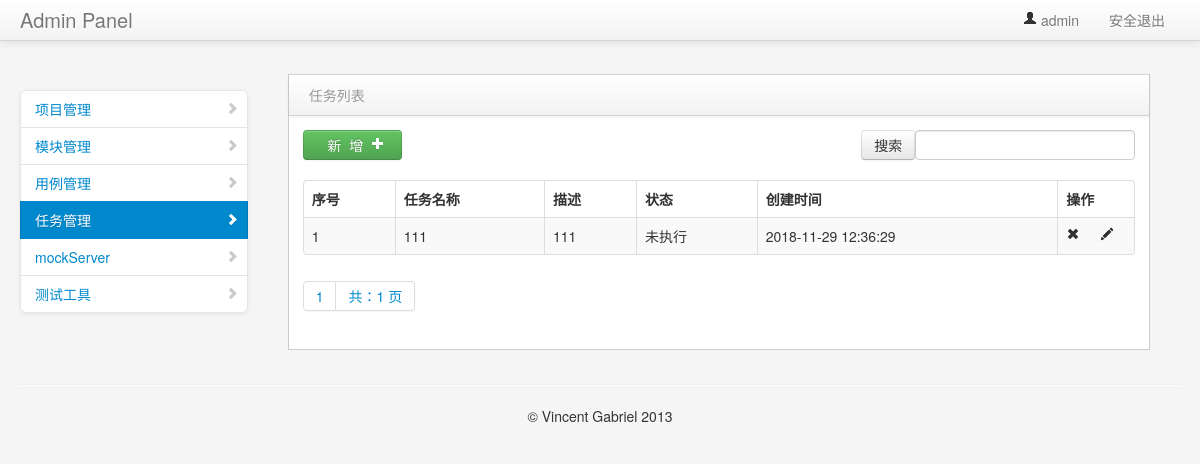
Page /interface/task_manage/ (signed in) on the earlier database version.
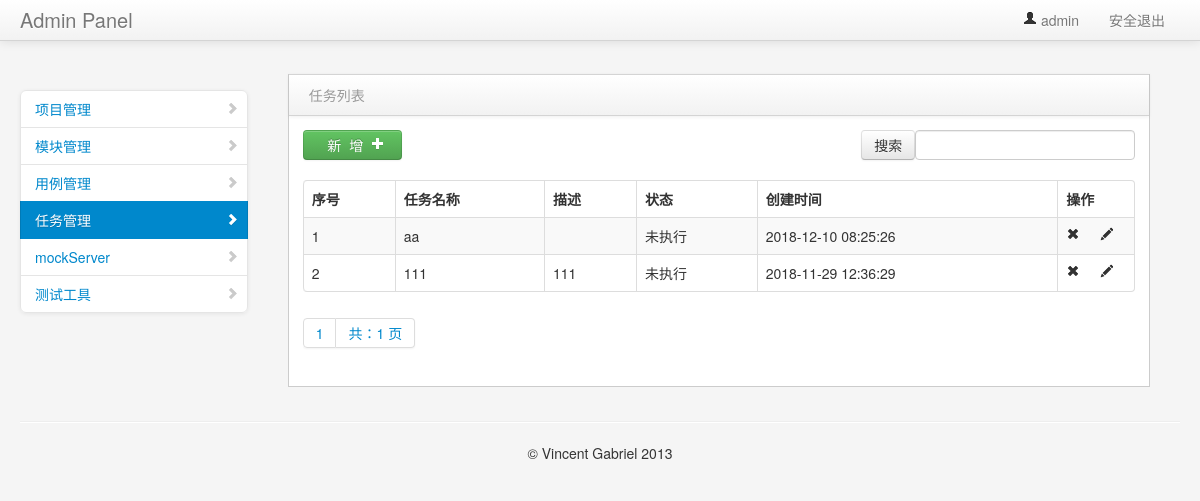
Same page on the later database version.
### interface_app/models.py (models this page shows, shortened)
class TestTask(models.Model):
    name = models.CharField("名称",max_length=50,default="")
    describe = models.TextField("描述", default="")
    cases = models.TextField("用例", default="")
    status = models.IntegerField("状态",default=0)
    create_time = models.DateTimeField("创建时间", auto_now=True)

### interface_app/views/testask_view.py (the view)
# urls.py: path("task_manage/", testask_view.task_manage),
@login_required
def task_manage(request):
    if request.method == "GET":
        case_list = TestTask.objects.all().order_by("-create_time")
        contacts = page(request,case_list)
        return render(request,"task_manage.html",{"type":"list","contacts": contacts})
    else:
        return "404"

### common/page_help.py (called while the page is built)
def page(request,obj,count=5):
    paginator = Paginator(obj, count)
    page = request.GET.get("page")
    try:
        contacts = paginator.get_page(page)
    except EmptyPage:
        contacts = paginator.page(1)
    except PageNotAnInteger:
        contacts = paginator.page(paginator.num_pages)
    return contacts

### templates/task_manage.html (shortened to what this page needs)
{% extends "common/nav.html" %}
{% block context %}
<div class="span3" id="sidebar">
    <ul class="nav nav-list bs-docs-sidenav nav-collapse collapse">
        <li>
            <a href="/manage/project_manage/"><i class="icon-chevron-right"></i>项目管理</a>
        </li>
        <li>
            <a href="/manage/module_manage/"><i class="icon-chevron-right"></i>模块管理</a>
        </li>
        <li>
            <a href="/interface/case_manage/"><i class="icon-chevron-right"></i>用例管理</a>
        </li>
        <li class="active">
            <a href="/interface/task_manage/"><i class="icon-chevron-right"></i>任务管理</a>
        </li>
        <li>
            <a href="interface.html"><i class="icon-chevron-right"></i>mockServer</a>
        </li>
        <li>
            <a href="interface.html"><i class="icon-chevron-right"></i>测试工具</a>
        </li>
    </ul>
</div>
<div class="span9" id="content">
    <div class="row-fluid">
{% if type == 'list'%}
     <div class="block">
        <div class="navbar navbar-inner block-header">
            <div class="muted pull-left">任务列表</div>
        </div>
        <div class="block-content collapse in">
            <div class="span12">
               <div class="table-toolbar">
                  <div class="btn-group">
                     <a><button class="btn btn-success" onclick="window.location.href='/interface/add_task/'">&nbsp&nbsp&nbsp新&nbsp&nbsp增&nbsp&nbsp<i class="icon-plus icon-white"></i>&nbsp</button></a>
                  </div>
                   <div class="btn-group pull-right">
                         <div class="dataTables_filter" id="example_filter">
                             <form method="get" action="/interface/search_task/">
                              <input class="btn" type="submit" value="搜索">
                              <label><input type="text" aria-controls="example" id="search_case" name="search_case"></label>
                             </form>
                        </div>
                    </div>
               </div>
                <table cellpadding="0" cellspacing="0" border="0" class="table table-striped table-bordered" id="example2">
                    <thead>
                        <tr>
                            <th>序号</th>
                            <th>任务名称</th>
                            <th>描述</th>
                            <th>状态</th>
                            <th>创建时间</th>
                            <th>操作</th>
                        </tr>
                    </thead>
                    <tbody>
                    {% for data in contacts %}
                        <tr class="gradeU">
                            <td>{{forloop.counter }}</td>
                            <td class="center">{{data.name}}</td>
                            <td>{{data.describe}}</td>
                            {% if data.status == 0 %}
                            <td>未执行</td>
                            {% endif %}
                            <td class="center">{{ data.create_time | date:"Y-m-d H:i:s" }}</td>
                            <td class="center" style="width: 60px;">
                                <a onclick="del_id('{{ data.id }}')"><i class="icon-remove"></i></a>
                                <a href="/interface/run_task/{{data.id}}"><i class="icon-pencil"></i></a>
                            </td>
                        </tr>
                    {% endfor %}
                    </tbody>
                </table>
            </div>
          <div class="pagination">
            <span class="step-links">
              <ul class="pagination">
                 <li><a href="#">{{ contacts.number }}</a></li>
                <li><a href="#">共：{{ contacts.paginator.num_pages }} 页</a></li>
              </ul>
            </span>
          </div>
        </div>
     </div>
    </div>
</div>
 {% endif %}
{% endblock context %}

Differences in the rows shown:
added TestTask: name "aa", status "未执行", create_time "2018-12-10 08:25:26"
